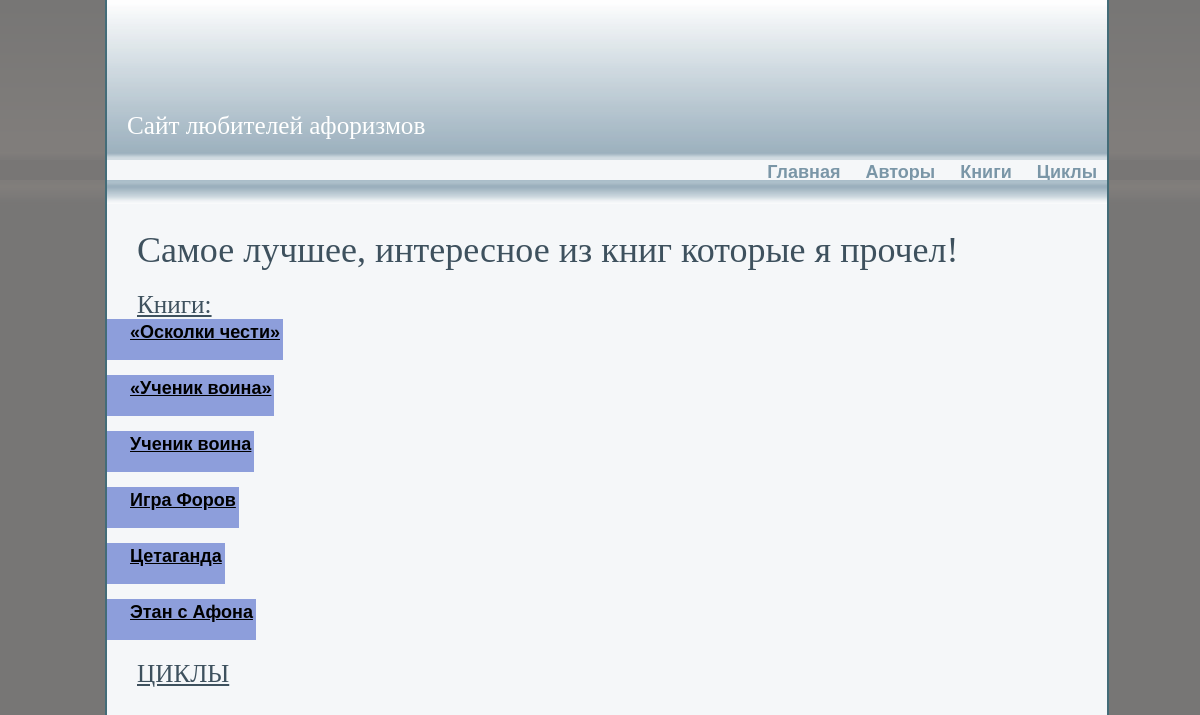
Page /include/books.php on the committed database.
### tables this page shows
CREATE TABLE IF NOT EXISTS `books` (
`id` int(10) unsigned NOT NULL,
  `books_title` varchar(255) NOT NULL,
  `books_cycle` varchar(255) NOT NULL,
  `point` int(2) NOT NULL,
  `books_coment` text NOT NULL,
  `books_release` date NOT NULL,
  `books_awards` varchar(255) NOT NULL
);

### include/books.php (the view, shortened to what this page needs)
<!DOCTYPE html>
<head>
	<link rel="stylesheet" type="text/css" href="style.css" />
</head>
<body>
   <div id="holder">
	  <div id="header">
	<h1>Сайт любителей афоризмов</h1>
	  </div>
	  <div id="menu">
		<a href="../index.php">Главная</a>
		<a href="authors.php">Авторы</a>
		<a href="books.php">Книги</a>
		<a href="cycle.php">Циклы</a>
	</div>
  <div id="undermenu"></div>
  <div id="content">
    <h1>Самое лучшее, интересное из книг которые я прочел!</h1>
    <h3>Книги:</h3>
<?php
	$result = mysql_query("SELECT * FROM books LIMIT 6")or die(mysql_error());
   while($myrow = mysql_fetch_array($result))
   {
echo<<<HERE
<table class='tab_author'>
   <tr>
	<td class='td_author_tite'><a href='#'>$myrow[books_title]</a></td>
   </tr>
<tr>
	<td class='padding'></td>
</tr>
</table>
HERE;
}
?>
    <h3>ЦИКЛЫ</h3>
  </div>
</div>
</body>
</html>

### include/style.css (style rules this page uses)
body { background: #777675 url(img/bg.png) repeat-x; font: 18px arial, sans-serif; color: #000; margin: 0; padding: 0; margin-bottom: 50px; }
#holder { position: relative; left: 40%; top: 0; width: 1000px; height: 850px; margin-left: -375px; margin-bottom: 50px; padding-bottom: 25px; background-color: #F5F7F9; border-left: 2px #436C78 solid; border-right: 2px #436C78 solid; border-bottom: 2px #436C78 solid; }
#header, #menu, #undermenu, #content, #footer { position: relative; left: 0; top: 0; width: 100%; }
#header { height: 160px; background: url(img/menu-top-bg.png) repeat-x; }
#header h1 { position: absolute; left: 20px; bottom: 20px; margin: 0; font: 1.4em georgia, serif; color: #fff; z-index: 1; }
#menu { height: 18px; padding-top: 2px; text-align: right; font: 1em arial, sans-serif; }
#menu a { color:#7A96A7; text-decoration:none; font-weight:bold; margin-left:10px; margin-right: 10px; }
#undermenu { height: 24px; background: url(img/menu-bottom-bg.png) repeat-x; }
#content { height: auto; background-color: transparent; }
h1 { font: 2em "times new roman", serif; margin: 25px 0 0 30px; padding: 0; color: #3E515E; }
h3 { font: 1.4em verdana, serif; text-decoration: underline; margin: 20px 0 0 30px; padding: 0; color: #3E515E; }
a { color: #000; font-weight: bold; text-decoration: underline; }
.tab_author { width: 460; background-color: #8d9edb; margin-bottom: 15px; padding-left: 20px; }
.padding { height: 10px; }

### rows in the picture
books: books_title "«Осколки чести»"
books: books_title "«Ученик воина»"
books: books_title "Ученик воина"
books: books_title "Игра Форов"
books: books_title "Цетаганда"
books: books_title "Этан с Афона"
